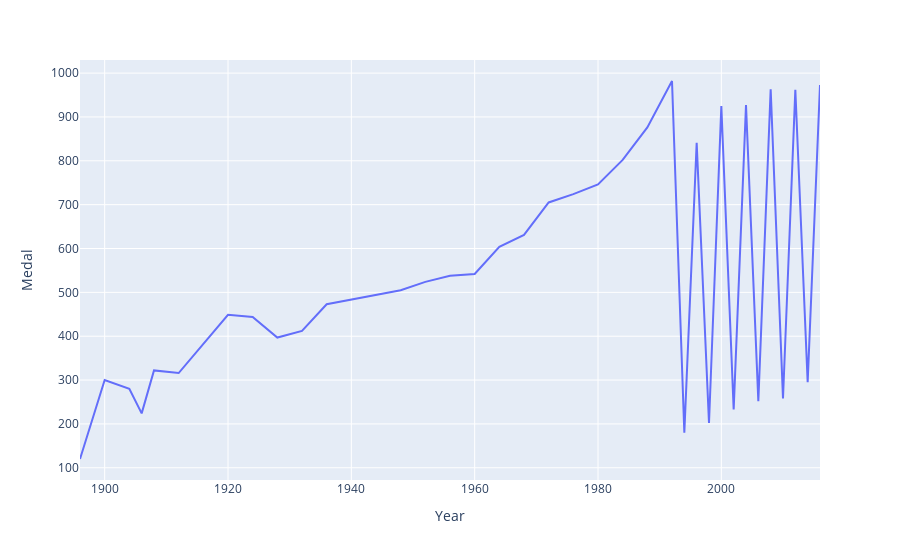

This figure's notebook cell:
### Code cell
ff.create_distplot([x1, x2, x3, x4], ['Overall Age', 'Gold Medalist', 'Silver Medalist', 'Bronze Medalist'],show_rug=False ,show_hist=False)
fig.show()

### Figure 1 — Plotly figure (JSON) as saved in the notebook; plotly's stock layout.template omitted (floating-point values rounded to 4 significant figures)
{"data": [{"hovertemplate": "Year=%{x}<br>Medal=%{y}<extra></extra>", "legendgroup": "", "line": {"color": "#636efa", "dash": "solid"}, "marker": {"symbol": "circle"}, "mode": "lines", "name": "", "orientation": "v", "showlegend": false, "type": "scatter", "x": [1896, 1900, 1904, 1906, 1908, 1912, 1920, 1924, 1928, 1932, 1936, 1948, 1952, 1956, 1960, 1964, 1968, 1972, 1976, 1980, 1984, 1988, 1992, 1994, 1996, 1998, 2000, 2002, 2004, 2006, 2008, 2010, 2012, 2014, 2016], "xaxis": "x", "y": [120, 300, 280, 224, 322, 316, 449, 444, 397, 412, 473, 505, 524, 538, 542, 604, 631, 705, 724, 746, 802, 876, 982, 180, 841, 202, 925, 233, 927, 252, 963, 258, 962, 295, 973], "yaxis": "y"}], "layout": {"legend": {"tracegroupgap": 0}, "margin": {"t": 60}, "xaxis": {"anchor": "y", "domain": [0, 1], "title": {"text": "Year"}}, "yaxis": {"anchor": "x", "domain": [0, 1], "title": {"text": "Medal"}}}}
